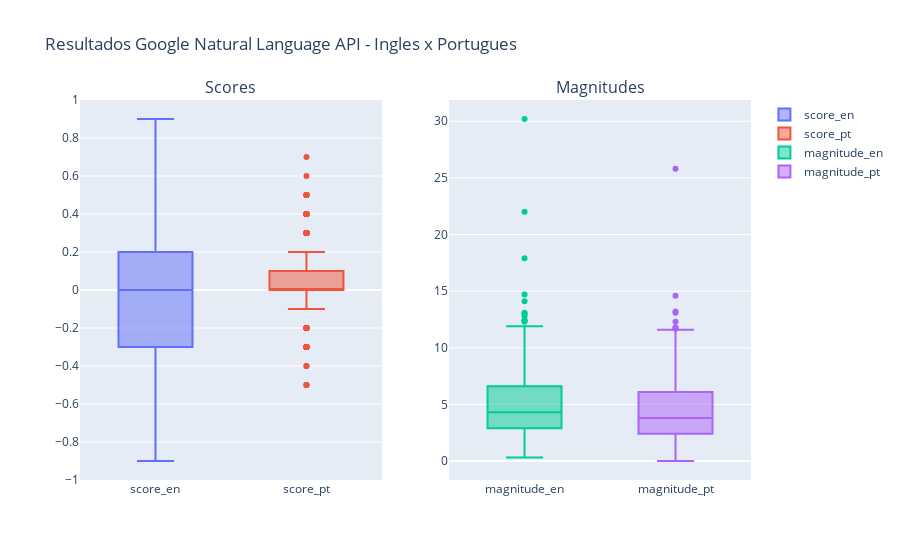

Here is the notebook cell this chart was saved with:
### Markdown cell above
## Avaliando os Resultados

A análise de sentimento da API de Natural Language do Google tenta determinar a atitude geral do documento e é representada por valores numéricos score e magnitude.

Para classificar corretamente o sentimento de textos, é necessário interpretar esses dois valores. Enquanto o score representa o sentimento geral do conteúdo (positivo ou negativo), a magnitude indica o conteúdo emocional presente nele, e esse valor é segundo a GOOGLE geralmente proporcional ao tamanho do documento. Resumidamente:
- Score: indica o range do sentimento, onde -1.0 representa o limite de um sentimento negativo e 1.0 o limite de um sentimento positivo.
- Magnitude: Indica a força geral da emoção classificada no score. Diferente do score, a magnitude não é normalizada e varia entre os intervalos de 0.0 e +inf.

### Code cell
# Plotando Boxplot
y1 = amostra.score_en
y2 = amostra.score_pt
y3 = amostra.magnitude_en
y4 = amostra.magnitude_pt

fig1 = make_subplots(rows=1, cols=2, subplot_titles=("Scores", "Magnitudes"))

fig1.add_trace(go.Box(y=y1, name='score_en'), row=1, col=1)
fig1.add_trace(go.Box(y=y2, name='score_pt'), row=1, col=1)
fig1.add_trace(go.Box(y=y3, name='magnitude_en'), row=1, col=2)
fig1.add_trace(go.Box(y=y4, name='magnitude_pt'), row=1, col=2)

fig1.update_layout(height=600, title_text="Resultados Google Natural Language API - Ingles x Portugues", title_x =0.05)
fig1.show()

fig1.show("svg")

### Figure 1 — Plotly figure (JSON) as saved in the notebook; plotly's stock layout.template omitted (floating-point values rounded to 4 significant figures; data arrays with more than 128 entries replaced by an {"elided": "..."} marker saying what was removed)
{"data": [{"name": "score_en", "type": "box", "xaxis": "x", "y": {"elided": "381 float values"}, "yaxis": "y"}, {"name": "score_pt", "type": "box", "xaxis": "x", "y": {"elided": "381 float values"}, "yaxis": "y"}, {"name": "magnitude_en", "type": "box", "xaxis": "x2", "y": {"elided": "381 float values"}, "yaxis": "y2"}, {"name": "magnitude_pt", "type": "box", "xaxis": "x2", "y": {"elided": "381 float values"}, "yaxis": "y2"}], "layout": {"annotations": [{"font": {"size": 16}, "showarrow": false, "text": "Scores", "x": 0.225, "xanchor": "center", "xref": "paper", "y": 1, "yanchor": "bottom", "yref": "paper"}, {"font": {"size": 16}, "showarrow": false, "text": "Magnitudes", "x": 0.775, "xanchor": "center", "xref": "paper", "y": 1, "yanchor": "bottom", "yref": "paper"}], "autosize": true, "title": {"text": "Resultados Google Natural Language API - Ingles x Portugues", "x": 0.05}, "xaxis": {"anchor": "y", "autorange": true, "domain": [0, 0.45], "range": [-0.5, 1.5], "type": "category"}, "xaxis2": {"anchor": "y2", "autorange": true, "domain": [0.55, 1], "range": [-0.5, 1.5], "type": "category"}, "yaxis": {"anchor": "x", "autorange": true, "domain": [0, 1], "range": [-1.0, 1.0], "type": "linear"}, "yaxis2": {"anchor": "x2", "autorange": true, "domain": [0, 1], "range": [-1.678, 31.88], "type": "linear"}}}
